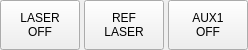
             <widget class="QWidget" name="widget_offset_btns" native="true">
              <property name="minimumSize">
               <size>
                <width>0</width>
                <height>50</height>
               </size>
              </property>
              <property name="maximumSize">
               <size>
                <width>16777215</width>
                <height>50</height>
               </size>
              </property>
              <layout class="QHBoxLayout" name="horizontalLayout_51">
               <property name="spacing">
                <number>4</number>
               </property>
               <property name="leftMargin">
                <number>0</number>
               </property>
               <property name="topMargin">
                <number>0</number>
               </property>
               <property name="rightMargin">
                <number>0</number>
               </property>
               <property name="bottomMargin">
                <number>0</number>
               </property>
               <item>
                <widget class="PushButton" name="btn_laser_on">
                 <property name="sizePolicy">
                  <sizepolicy hsizetype="Preferred" vsizetype="Preferred">
                   <horstretch>0</horstretch>
                   <verstretch>0</verstretch>
                  </sizepolicy>
                 </property>
                 <property name="minimumSize">
                  <size>
                   <width>0</width>
                   <height>0</height>
                  </size>
                 </property>
                 <property name="maximumSize">
                  <size>
                   <width>16777215</width>
                   <height>16777215</height>
                  </size>
                 </property>
                 <property name="toolTip">
                  <string>Toggle laser crosshairs</string>
                 </property>
                 <property name="text">
                  <string>LASER
OFF</string>
                 </property>
                 <property name="checkable">
                  <bool>true</bool>
                 </property>
                 <property name="checked">
                  <bool>false</bool>
                 </property>
                 <property name="flat">
                  <bool>false</bool>
                 </property>
                 <property name="indicator_option" stdset="0">
                  <bool>false</bool>
                 </property>
                 <property name="checked_state_text_option" stdset="0">
                  <bool>true</bool>
                 </property>
                 <property name="python_command_option" stdset="0">
                  <bool>false</bool>
                 </property>
                 <property name="on_color" stdset="0">
                  <color>
                   <red>0</red>
                   <green>255</green>
                   <blue>0</blue>
                  </color>
                 </property>
                 <property name="indicator_size" stdset="0">
                  <double>0.200000000000000</double>
                 </property>
                 <property name="true_state_string" stdset="0">
                  <string>LASER
ON</string>
                 </property>
                 <property name="false_state_string" stdset="0">
                  <string>LASER
OFF</string>
                 </property>
                 <property name="true_python_cmd_string" stdset="0">
                  <string>print&quot;Laser crosshair turned on&quot;</string>
                 </property>
                 <property name="false_python_cmd_string" stdset="0">
                  <string>print&quot;Laser crosshair turned off&quot;</string>
                 </property>
                </widget>
               </item>
               <item>
                <widget class="QPushButton" name="btn_ref_laser">
                 <property name="sizePolicy">
                  <sizepolicy hsizetype="Preferred" vsizetype="Preferred">
                   <horstretch>0</horstretch>
                   <verstretch>0</verstretch>
                  </sizepolicy>
                 </property>
                 <property name="minimumSize">
                  <size>
                   <width>0</width>
                   <height>0</height>
                  </size>
                 </property>
                 <property name="maximumSize">
                  <size>
                   <width>16777215</width>
                   <height>16777215</height>
                  </size>
                 </property>
                 <property name="toolTip">
                  <string>Set laser crosshair reference</string>
                 </property>
                 <property name="text">
                  <string>REF
LASER</string>
                 </property>
                 <property name="flat">
                  <bool>false</bool>
                 </property>
                </widget>
               </item>
               <item>
                <widget class="PushButton" name="btn_aux1">
                 <property name="sizePolicy">
                  <sizepolicy hsizetype="Preferred" vsizetype="Preferred">
                   <horstretch>0</horstretch>
                   <verstretch>0</verstretch>
                  </sizepolicy>
                 </property>
                 <property name="minimumSize">
                  <size>
                   <width>0</width>
                   <height>0</height>
                  </size>
                 </property>
                 <property name="maximumSize">
                  <size>
                   <width>16777215</width>
                   <height>16777215</height>
                  </size>
                 </property>
                 <property name="text">
                  <string>AUX1
OFF</string>
                 </property>
                 <property name="checkable">
                  <bool>true</bool>
                 </property>
                 <property name="checked_state_text_option" stdset="0">
                  <bool>true</bool>
                 </property>
                 <property name="true_state_string" stdset="0">
                  <string>AUX1
ON</string>
                 </property>
                 <property name="false_state_string" stdset="0">
                  <string>AUX1
OFF</string>
                 </property>
                </widget>
               </item>
              </layout>
             </widget>
